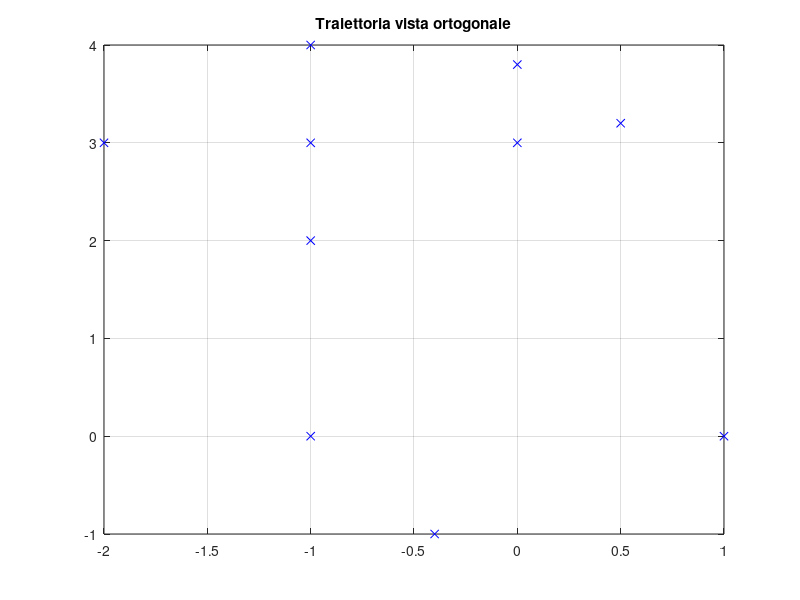
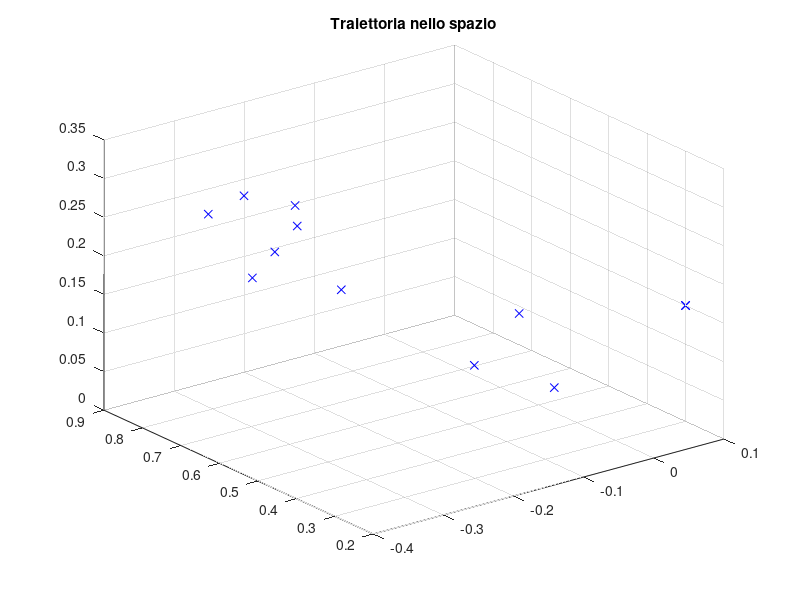

MATLAB code for these plots, in order:
% definisco l'ascissa curvilinea come la somma di tutti i tratti della
% traiettoria definita per punti [x;y;z;1]

P=[-2,3,0,1;
    -1,3,0,1;
    0,3,0,1;
    0.5,3.2,0,1;
    0,3.8,0,1;
   -1,4,0,1;
   -1,2,0,1;
   -1,0,0,1;
   -0.4,-1,0,1
   1,0,0,1]';


figure
for i=1:length(P)
    plot(P(1,i),P(2,i),'-xb')
    hold on
end
grid on
title("Traiettoria vista ortogonale")

% Trasformo i punti nello spazio

scala=[0.1 0.1 0.1 1]';

mtraj_1=[cos(pi/4) -sin(pi/4) 0 0;
         sin(pi/4) cos(pi/4) 0 0;
         0 0 1 0;
         0 0 0 1];
       
mtraj_2=[1 0 0 0;
         0 cos(pi/6) -sin(pi/6) 0;
         0 sin(pi/6) cos(pi/6) 0;
         0 0 0 1];

mtraj_3=[1 0 0 4;
         0 1 0 4;
         0 0 1 -1.5;
         0 0 0 1];
        
mtraj=mtraj_1*mtraj_2*mtraj_3;

for i=1:length(P)
    nodi_trasformati(:,i)=mtraj*P(:,i).*scala; 
end

% Aggiungo punto P1 inizio e fine della traiettoria 
P1=[0.1 0.3 0.15 1]';
nodi_trasformati=[P1 nodi_trasformati P1];

figure
for i=1:length(nodi_trasformati)
    plot3(nodi_trasformati(1,i),nodi_trasformati(2,i),nodi_trasformati(3,i),'x-b')
    hold on
end
grid on
title("Traiettoria nello spazio")
close all
